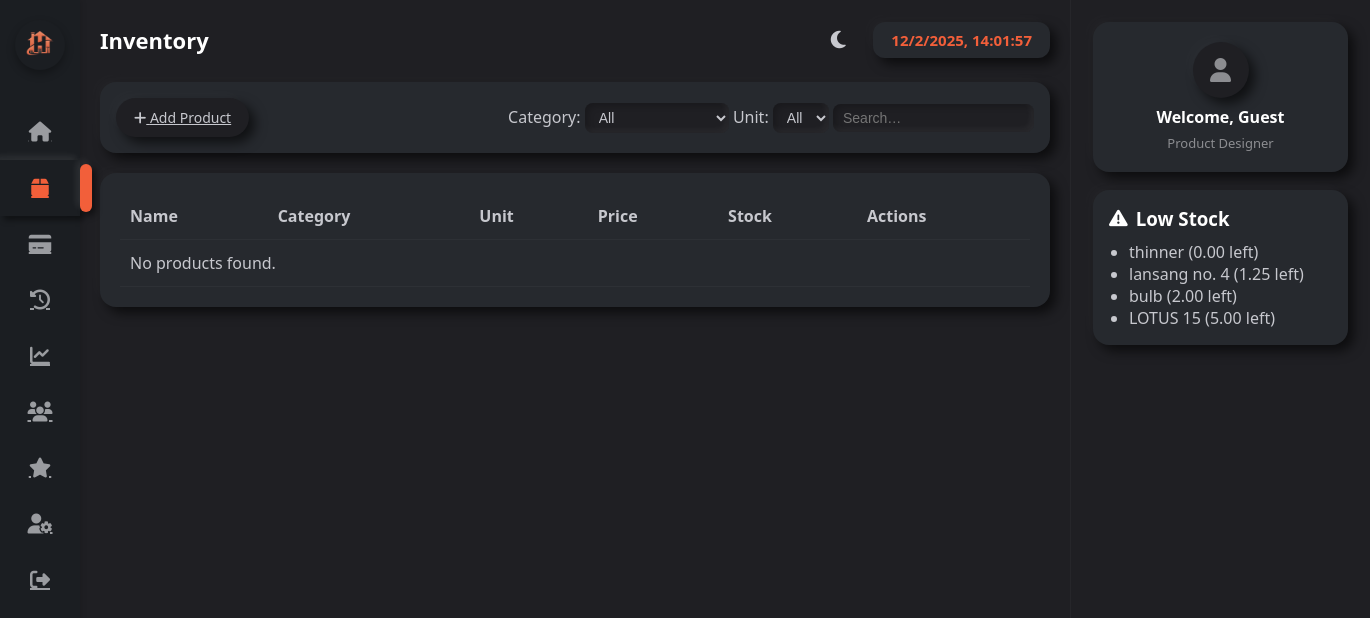
Page /inventory.php?category=CEMENT on the earlier database version.
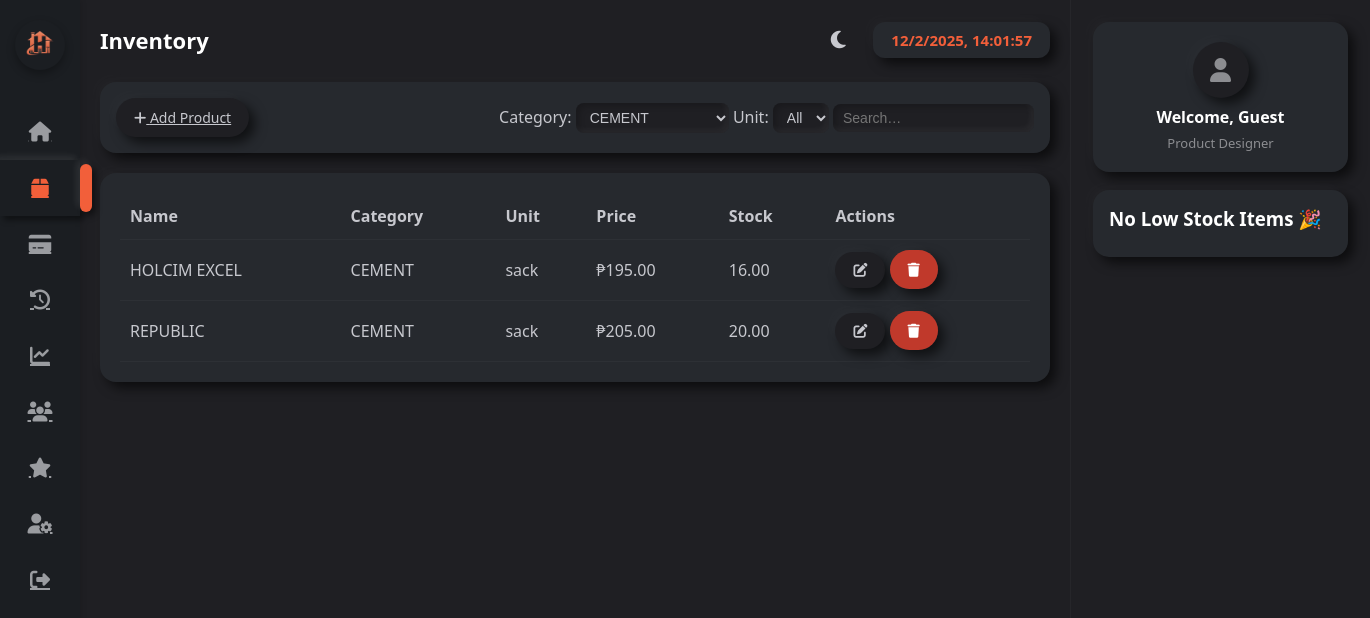
Same page on the later database version.
### tables this page shows
CREATE TABLE `products` (
  `id` int(11) NOT NULL,
  `product_name` varchar(150) NOT NULL,
  `category` varchar(100) NOT NULL,
  `brand` varchar(100) DEFAULT NULL,
  `unit` varchar(50) DEFAULT NULL,
  `price` decimal(10,2) NOT NULL,
  `stock` decimal(10,2) DEFAULT NULL,
  `image` varchar(255) DEFAULT NULL,
  `created_at` timestamp NOT NULL DEFAULT current_timestamp(),
  `category_id` int(11) DEFAULT NULL
);

### inventory.php (the view, shortened to what the changed rows need)
<?php
include 'db.php';
 $currentTheme = $_SESSION['theme'];
 $whereClauses = [];
if (!empty($_GET['category'])) {
    $category = $conn->real_escape_string($_GET['category']);
    $whereClauses[] = "p.category = '$category'";
}
 $whereSQL = $whereClauses ? "WHERE ".implode(" AND ",$whereClauses) : "";
 $sql = "SELECT p.*, c.category_name FROM products p LEFT JOIN categories c ON p.category = c.id $whereSQL ORDER BY p.product_name ASC";
 $result = $conn->query($sql) or die("DB Error: ".$conn->error);
 $lowStockThreshold = 5;
 $lowStockItems = [];
 $resLow = $conn->query("SELECT product_name, stock FROM products WHERE stock <= $lowStockThreshold ORDER BY stock ASC");
while ($resLow && $row = $resLow->fetch_assoc()) $lowStockItems[] = $row;
?>
<!DOCTYPE html>
<html lang="en">
<head>
<link rel="stylesheet" href="https://cdnjs.cloudflare.com/ajax/libs/font-awesome/6.4.0/css/all.min.css">
</head>
<body class="<?php echo $currentTheme === 'light' ? 'light-mode' : ''; ?>">
<div class="wrapper">
<main class="main">
  <div class="topbar">
    <h1>Inventory</h1>
  </div>
  <div class="filter-bar">
    <div>
      Category:
      <select id="filterCategory"><option value="">All</option>
        <?php $cats = $conn->query("SELECT DISTINCT category FROM products"); $currCat = $_GET['category'] ?? '';
        while ($c = $cats->fetch_assoc()) { $sel = $c['category']===$currCat ? 'selected' : ''; echo "<option $sel>".htmlspecialchars($c['category'])."</option>"; } ?>
      </select>
      Unit:
      <select id="filterUnit"><option value="">All</option></select>
      <input type="text" id="search" placeholder="Search…" value="<?= htmlspecialchars($_GET['search'] ?? '') ?>">
    </div>
  </div>
  <div class="table-card">
    <table>
      <thead><tr><th>Name</th><th>Category</th><th>Unit</th><th>Price</th><th>Stock</th><th>Actions</th></tr></thead>
      <tbody>
      <?php if ($result->num_rows): while ($r=$result->fetch_assoc()): ?>
        <tr class="<?= ($r['stock'] <= $lowStockThreshold) ? 'low-stock' : '' ?>">
          <td><?= htmlspecialchars($r['product_name']) ?></td>
          <td><?= htmlspecialchars($r['category_name'] ?? $r['category']) ?></td>
          <td><?= htmlspecialchars($r['unit']) ?></td>
          <td>₱<?= number_format($r['price'],2) ?></td>
          <td><?= $r['stock'] ?></td>
          <td>
            <button class="btn btn-edit"
              onclick="openEditModal('<?= $r['id'] ?>','<?= htmlspecialchars(addslashes($r['product_name'])) ?>','<?= htmlspecialchars(addslashes($r['category'])) ?>','<?= htmlspecialchars($r['unit']) ?>','<?= $r['price'] ?>','<?= $r['stock'] ?>')"><i class="fa fa-edit"></i></button>
            <a href="delete_product.php?id=<?= $r['id'] ?>" class="btn btn-danger" onclick="return confirm('Delete this product?');"><i class="fa fa-trash"></i></a>
          </td>
        </tr>
      <?php endwhile; else: ?>
        <tr><td colspan="6">No products found.</td></tr>
      <?php endif; ?>
      </tbody>
    </table>
  </div>
</main>
<aside class="right-panel">
  <?php if ($lowStockItems): ?>
    <div class="alert">
      <h3><i class="fa fa-exclamation-triangle"></i> Low Stock</h3>
      <ul><?php foreach ($lowStockItems as $i): ?><li><?= htmlspecialchars($i['product_name']) ?> (<?= $i['stock'] ?> left)</li><?php endforeach; ?></ul>
    </div>
  <?php else: ?>
    <div class="alert"><h3>No Low Stock Items 🎉</h3></div>
  <?php endif; ?>
</aside>
</div>
</body>
</html>

Differences in the rows shown:
removed products: product_name "thinner", stock "0.00", shown under "Low Stock"
removed products: product_name "lansang no. 4", stock "1.25", shown under "Low Stock"
removed products: product_name "bulb", stock "2.00", shown under "Low Stock"
removed products: product_name "LOTUS 15", stock "5.00", shown under "Low Stock"
added products: product_name "HOLCIM EXCEL", category "CEMENT", unit "sack", price "195.00", stock "16.00", shown under "Inventory"
added products: product_name "REPUBLIC", category "CEMENT", unit "sack", price "205.00", stock "20.00", shown under "Inventory"
Other differences:
form field value: "All" → "CEMENT"
text no longer shown: "No products found. Low Stock"
text now shown: "No Low Stock Items 🎉"
